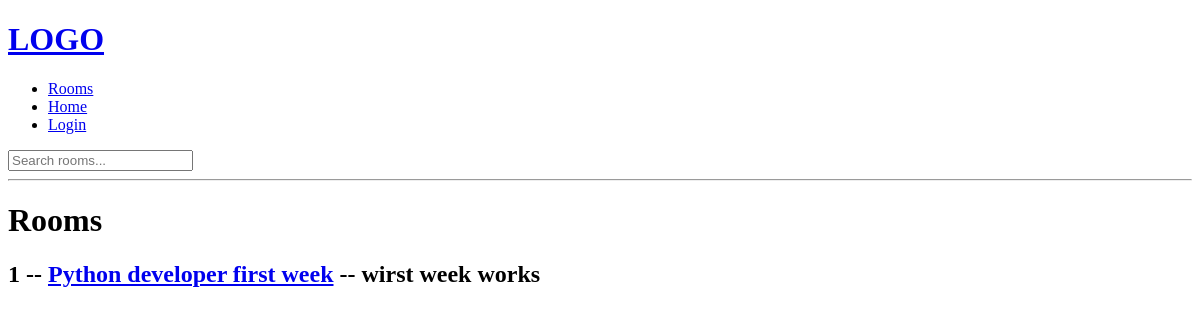
The app's page /rooms/, older data.
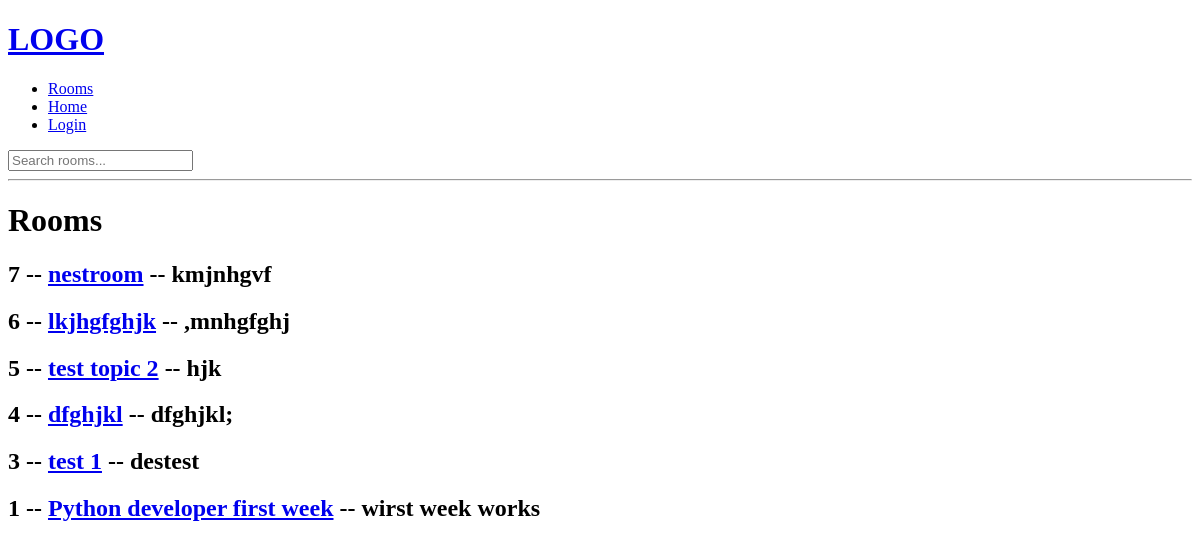
The same page, newer data.
### base/models.py (models this page shows, shortened)
class Room(models.Model):
    host = models.ForeignKey(User, on_delete=models.SET_NULL, null=True)
    topic = models.ForeignKey(Topic, on_delete=models.SET_NULL, null=True)
    name = models.CharField(max_length=200)
    description = models.TextField()
    updated = models.DateTimeField(auto_now=True)
    created = models.DateTimeField(auto_now_add = True)
    class Meta:
        ordering = ['-updated', '-created']

### base/views.py (the view)
# urls.py: path("rooms/", views.rooms, name="rooms"),
def rooms(request):
    rooms_data = Room.objects.all()
    context = {'rooms': rooms_data}
    return render(request, "base/rooms.html", context)

### base/templates/base/rooms.html (shortened to what this page needs)
{% extends "main.html" %}
{% block content %}
<div>
    <h1>Rooms</h1>
    {% for room in rooms %}
    <div>
        <h2>{{ room.id }} -- <a href="{% url 'room' room.id %}">{{ room.name }}</a> -- {{ room.description }}</h2>
    </div>
    {% endfor %}
</div>
{% endblock content %}

Row changes from the older to the newer data that the page shows:
added Room: id "7", name "nestroom", description "kmjnhgvf"
added Room: id "6", name "lkjhgfghjk", description ",mnhgfghj"
added Room: id "5", name "test topic 2", description "hjk"
added Room: id "4", name "dfghjkl", description "dfghjkl;"
added Room: id "3", name "test 1", description "destest"
